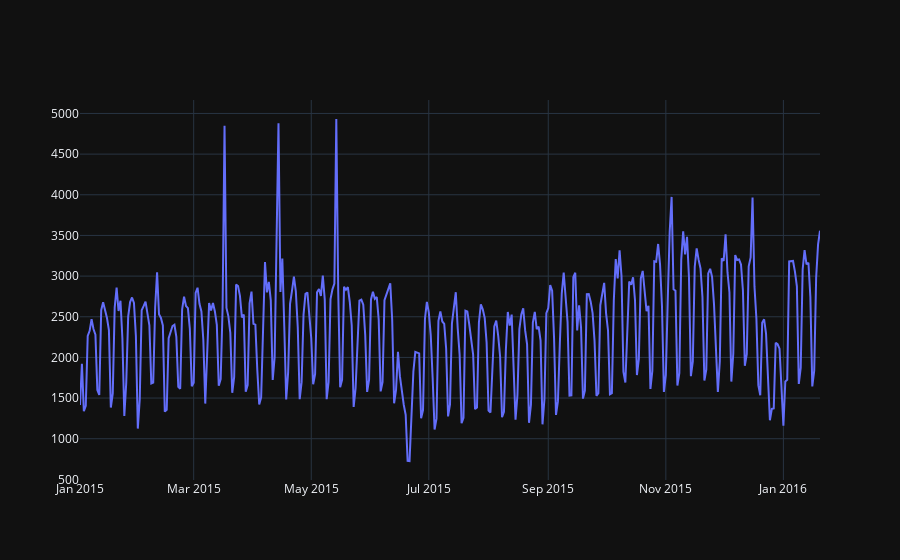

The notebook cell this image was saved under:
### Code cell
plotly_df(df.set_index("date")[["count"]])

### Figure 1 — Plotly figure (JSON) as saved in the notebook; plotly's stock layout.template omitted (floating-point values rounded to 4 significant figures; data arrays with more than 128 entries replaced by an {"elided": "..."} marker saying what was removed)
{"data": [{"mode": "lines", "name": "count", "type": "scatter", "x": {"elided": "383 str values"}, "y": {"elided": "383 int values"}}], "layout": {"title": {"text": ""}}}
